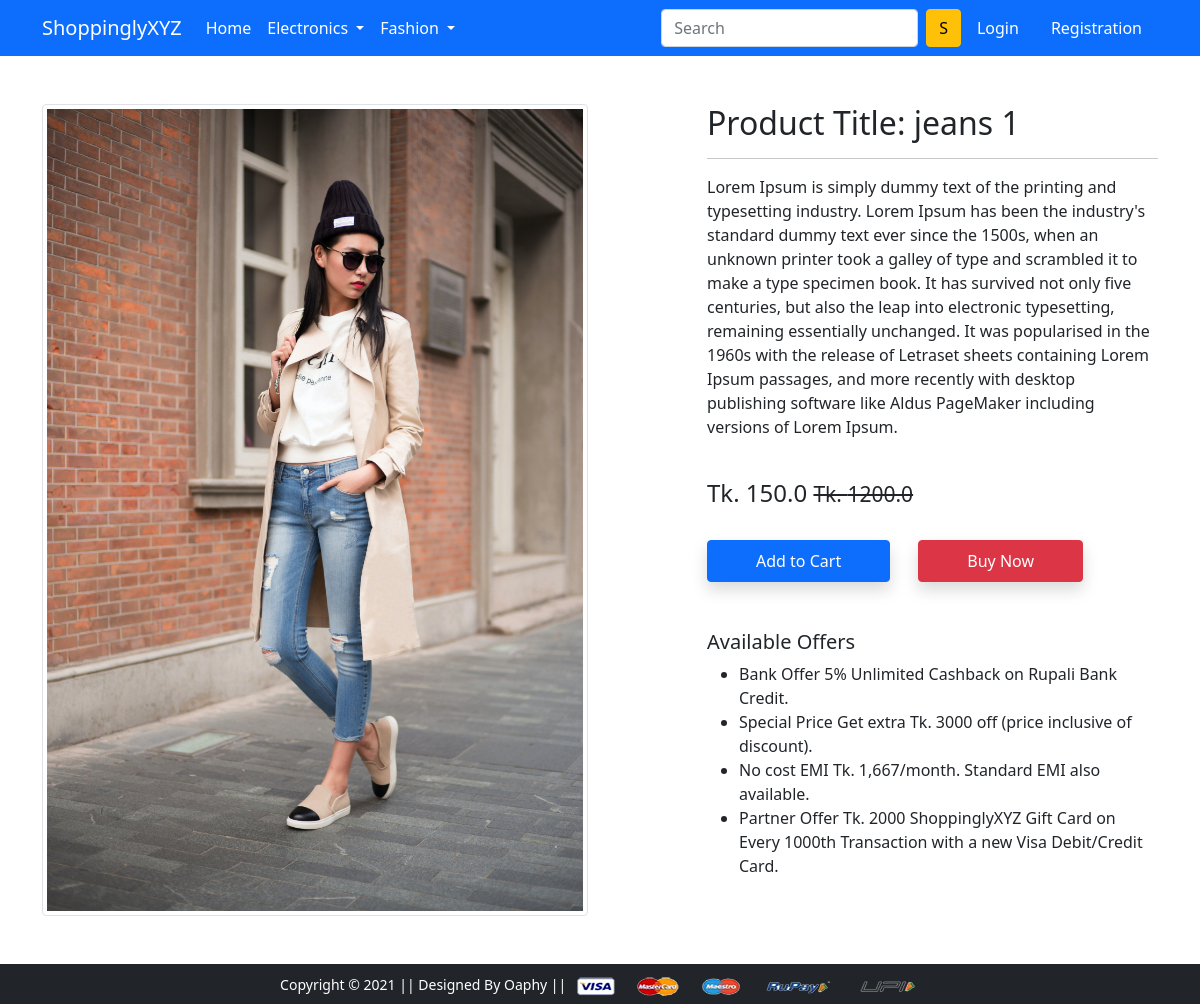
Screenshot of /product-detail/2 with the database file from the repository.
### app/models.py (models this page shows, shortened)
class Product(models.Model):
    title = models.CharField(max_length=100)
    selling_price = models.FloatField()
    discounted_price = models.FloatField()
    description = models.TextField()
    brand = models.CharField(max_length=100)
    category = models.CharField( choices= CATEGORY_CHOICES, max_length= 5)
    product_image = models.ImageField(upload_to='productimg')

### app/views.py (the view)
# urls.py: path('product-detail/<int:pk>', views.ProductDetailView.as_view(), name='product-detail'),
class ProductDetailView(View):
    def get(self, request, pk):
        totalitem = 0
        product = Product.objects.get(pk=pk)
        item_already_in_cart = False
        if request.user.is_authenticated:
            totalitem = len(Cart.objects.filter(user=request.user))
            item_already_in_cart = Cart.objects.filter(Q(product=product.id) &
            Q(user=request.user)).exists()
        return render(request, 'app/productdetail.html', {'product': product,
        'item_already_in_cart':item_already_in_cart, 'totalitem':totalitem})

### app/templates/app/productdetail.html (shortened to what this page needs)
{% extends 'app/base.html' %}
{% load static %}
{% block main-content %}
<div class="container my-5">
 <div class="row">
  <div class="col-sm-6 text-center align-self-center">
   <img src="{{product.product_image.url}}" alt="" class="img-fluid img-thumbnail">
  </div>
  <div class="col-sm-5 offset-sm-1">
   <h2>Product Title: {{product.title}}</h2>
   <hr>
   <p> {{product.description}} </p> <br>
   <h4>Tk. {{product.discounted_price}} <small class="fw-light text-decoration-line-through">Tk. {{product.selling_price}}</small></h4> <br>
    {% if not request.user.is_authenticated %}
        <form action="/add-to-cart " class="d-inline">
        <button type='submit' class="btn btn-primary shadow px-5 py-2">Add to Cart </button>
        </form>
    {% endif %}
   <a href="{% url 'checkout' %}" class="btn btn-danger shadow px-5 py-2 ms-4">Buy Now</a>
   <h5 class="mt-5">Available Offers</h5>
   <ul>
    <li>Bank Offer 5% Unlimited Cashback on Rupali Bank Credit.</li>
    <li>Special Price Get extra Tk. 3000 off (price inclusive of discount).</li>
    <li>No cost EMI Tk. 1,667/month. Standard EMI also available.</li>
    <li>Partner Offer Tk. 2000 ShoppinglyXYZ Gift Card on Every 1000th Transaction with a new Visa Debit/Credit Card.</li>
   </ul>
  </div>
 </div>
</div>
{% endblock main-content %}

### rows the page displays
Product: product_image (picture), title "jeans 1", description "Lorem Ipsum is simply dummy text of the printing and typesetting industry. Lorem Ipsum has been the industry's standard dummy text ever since the 1500s, when an unknown printer took a galley of type and scrambled it to make a type specimen book. It has survived not only five centuries, but also the leap into electronic typesetting, remaining essentially unchanged. It was popularised in the 1960s with the release of Letraset sheets containing Lorem Ipsum passages, and more recently with desktop publishing software like Aldus PageMaker including versions of Lorem Ipsum.", discounted_price "150.0", selling_price "1200.0"
